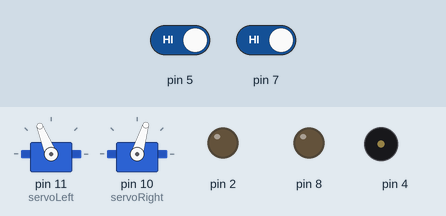
A sketch run on a simulated Arduino Uno, built with avr-gcc and run on an emulated ATmega328P. Shown: 2 × servo, output pins drawn as LEDs (lit = HIGH), buzzer (waves = sounding). The inputs (shaded band) are chosen by the test bench; at power-on: pin 5 HIGH, pin 7 HIGH.

Above: at 2.2 s.
2.3 s: pin 5 driven LOW
At 2.7 s:
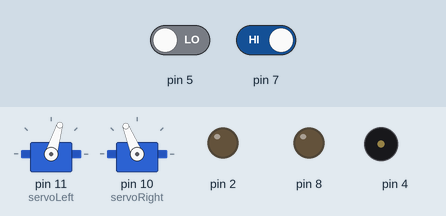
5.3 s: pin 7 driven LOW
At 7.1 s:
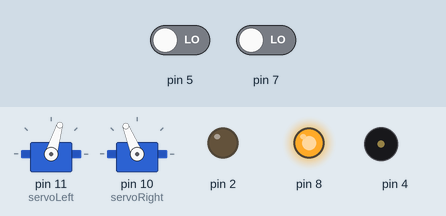
8.3 s: pin 7 driven HIGH
At 9.1 s:
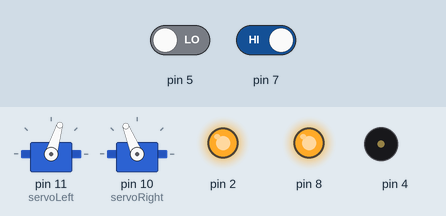
11.3 s: pin 5 driven HIGH
At 12.31 s:
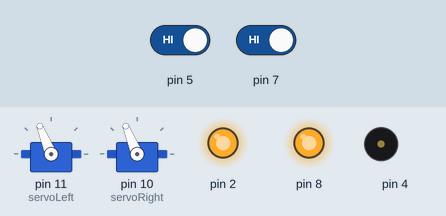
14.0 s: pin 7 driven LOW
At 16.0 s:
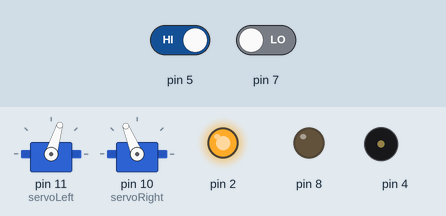
17.0 s: pin 7 driven HIGH
At 18.0 s:
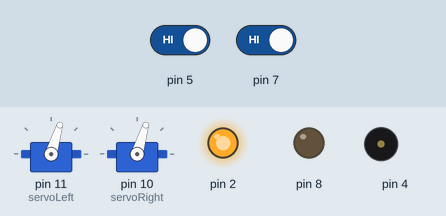
Timing chart, 0 to 20.0 s (numbered marks = the images above; inputs shaded):
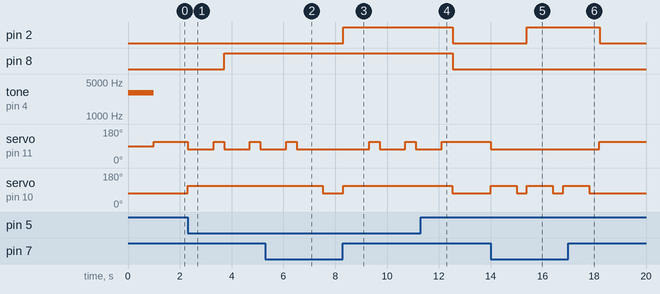

The sketch:

full_whisker_nav.ino
```cpp
#include <Servo.h>
Servo servoLeft;
Servo servoRight;
void setup() {
    // Set the whisker pins to input
    pinMode(7, INPUT);
    pinMode(5, INPUT);

    // Adds LED option
    pinMode(8, OUTPUT);
    pinMode(2, OUTPUT);

    // Play a tone to show program is starting
    tone(4, 3000, 1000);
    delay(1000);

    // Attach the servos ( verify your pin number !)
    servoLeft.attach(11);
    servoRight.attach(10);
}
void loop() {
    // Save each whisker ’s value
    byte whiskerLeft = digitalRead(5);
    byte whiskerRight = digitalRead(7);

    // Navigate and turn
    if (whiskerLeft == 0 && whiskerRight == 0) {
        backward(1000);
        turnLeft(800);  // Turn about 120 degrees
        digitalWrite(2, HIGH);
        digitalWrite(8, HIGH);

    } else if (whiskerLeft == 0) {
        backward(1000);
        turnRight(400);  // Turn about 60 degrees
        digitalWrite(8, HIGH);

    } else if (whiskerRight == 0) {
        backward(1000);
        turnLeft(400);  // Turn about 60 degrees
        digitalWrite(2, HIGH);

    } else {
        forward(20);
        digitalWrite(8, LOW);
        digitalWrite(2, LOW);
    }
}

void forward(int time) {
    // These numbers may be different for you to go straight
    servoLeft.writeMicroseconds(1700);
    servoRight.writeMicroseconds(1300);
    delay(time);
}
void turnLeft(int time) {
    servoLeft.writeMicroseconds(1300);
    servoRight.writeMicroseconds(1300);
    delay(time);
}
void turnRight(int time) {
    servoLeft.writeMicroseconds(1700);
    servoRight.writeMicroseconds(1700);
    delay(time);
}
void backward(int time) {
    servoLeft.writeMicroseconds(1300);
    servoRight.writeMicroseconds(1700);
    delay(time);
}
```

Measured:
- after the input at 2.3 s, pin 8: LOW → HIGH after 1.4 s; servo on pin 11 (servoLeft): alternates 112° for 0.40 s and 73° for 1.0 s, starting at once; servo on pin 10 (servoRight): 73° → 112° at once
- after the input at 5.3 s, servo on pin 11 (servoLeft): goes on until 6.5 s, then stays 73°; servo on pin 10 (servoRight): 112° → 73° after 2.2 s
- after the input at 8.3 s, servo on pin 11 (servoLeft): alternates 112° for 0.40 s and 73° for 1.0 s, starting after 1.0 s; servo on pin 10 (servoRight): goes on until 8.3 s, then stays 112°
- after the input at 11.3 s, pin 2, pin 8: HIGH → LOW after 1.2 s; servo on pin 11 (servoLeft): goes on until 12.1 s, then stays 112°; servo on pin 10 (servoRight): 112° → 73° after 1.2 s
- after the input at 14.0 s, pin 2: LOW → HIGH after 1.4 s; servo on pin 11 (servoLeft): 112° → 73° at once; servo on pin 10 (servoRight): alternates 112° for 1.0 s and 73° for 0.40 s, starting at once
- after the input at 17.0 s, pin 2: HIGH → LOW after 1.2 s; servo on pin 11 (servoLeft): 73° → 112° after 1.2 s; servo on pin 10 (servoRight): goes on until 17.8 s, then stays 73°
